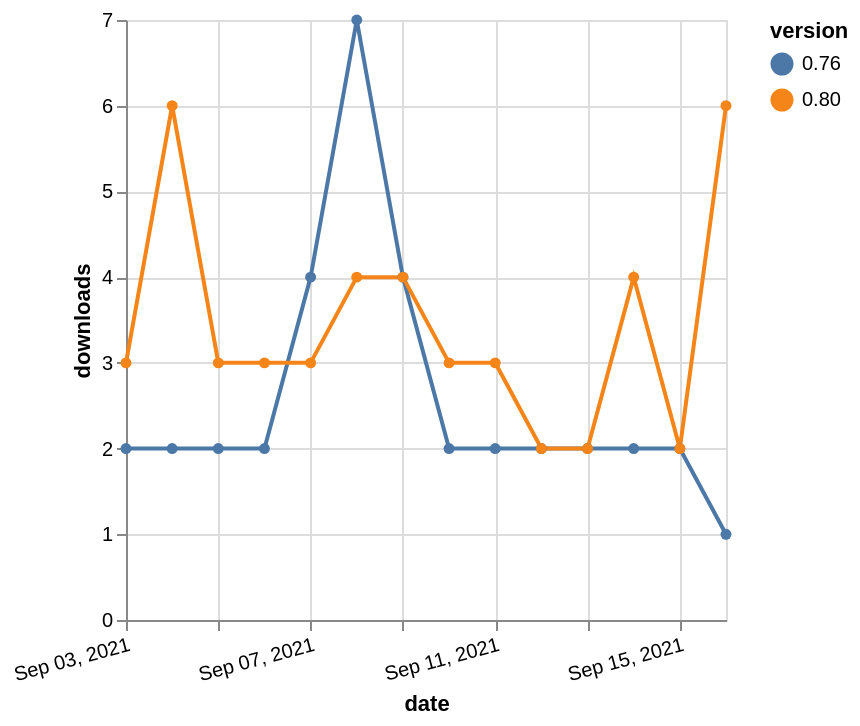

Write a Vega-Lite specification for this figure.
### Vega-Lite specification from a JSON file in a GitHub repository (floating-point values rounded to 4 significant figures)
{"$schema": "https://vega.github.io/schema/vega-lite/v5.json", "description": "A simple bar chart with embedded data.", "data": {"values": [{"date": "2021-09-03", "total": 11849, "delta": 2, "version": "0.76"}, {"date": "2021-09-04", "total": 11851, "delta": 2, "version": "0.76"}, {"date": "2021-09-05", "total": 11853, "delta": 2, "version": "0.76"}, {"date": "2021-09-06", "total": 11855, "delta": 2, "version": "0.76"}, {"date": "2021-09-07", "total": 11859, "delta": 4, "version": "0.76"}, {"date": "2021-09-08", "total": 11866, "delta": 7, "version": "0.76"}, {"date": "2021-09-09", "total": 11870, "delta": 4, "version": "0.76"}, {"date": "2021-09-10", "total": 11872, "delta": 2, "version": "0.76"}, {"date": "2021-09-11", "total": 11874, "delta": 2, "version": "0.76"}, {"date": "2021-09-12", "total": 11876, "delta": 2, "version": "0.76"}, {"date": "2021-09-13", "total": 11878, "delta": 2, "version": "0.76"}, {"date": "2021-09-14", "total": 11880, "delta": 2, "version": "0.76"}, {"date": "2021-09-15", "total": 11882, "delta": 2, "version": "0.76"}, {"date": "2021-09-16", "total": 11883, "delta": 1, "version": "0.76"}, {"date": "2021-09-03", "total": 21282, "delta": 3, "version": "0.80"}, {"date": "2021-09-04", "total": 21288, "delta": 6, "version": "0.80"}, {"date": "2021-09-05", "total": 21291, "delta": 3, "version": "0.80"}, {"date": "2021-09-06", "total": 21294, "delta": 3, "version": "0.80"}, {"date": "2021-09-07", "total": 21297, "delta": 3, "version": "0.80"}, {"date": "2021-09-08", "total": 21301, "delta": 4, "version": "0.80"}, {"date": "2021-09-09", "total": 21305, "delta": 4, "version": "0.80"}, {"date": "2021-09-10", "total": 21308, "delta": 3, "version": "0.80"}, {"date": "2021-09-11", "total": 21311, "delta": 3, "version": "0.80"}, {"date": "2021-09-12", "total": 21313, "delta": 2, "version": "0.80"}, {"date": "2021-09-13", "total": 21315, "delta": 2, "version": "0.80"}, {"date": "2021-09-14", "total": 21319, "delta": 4, "version": "0.80"}, {"date": "2021-09-15", "total": 21321, "delta": 2, "version": "0.80"}, {"date": "2021-09-16", "total": 21327, "delta": 6, "version": "0.80"}]}, "width": "container", "mark": {"type": "line", "point": {"filled": true}}, "encoding": {"x": {"field": "date", "type": "temporal", "timeUnit": "yearmonthdate", "title": "date", "axis": {"labelAngle": -15}}, "y": {"field": "delta", "type": "quantitative", "title": "downloads"}, "color": {"field": "version", "type": "nominal"}, "tooltip": {"field": "delta"}}}
